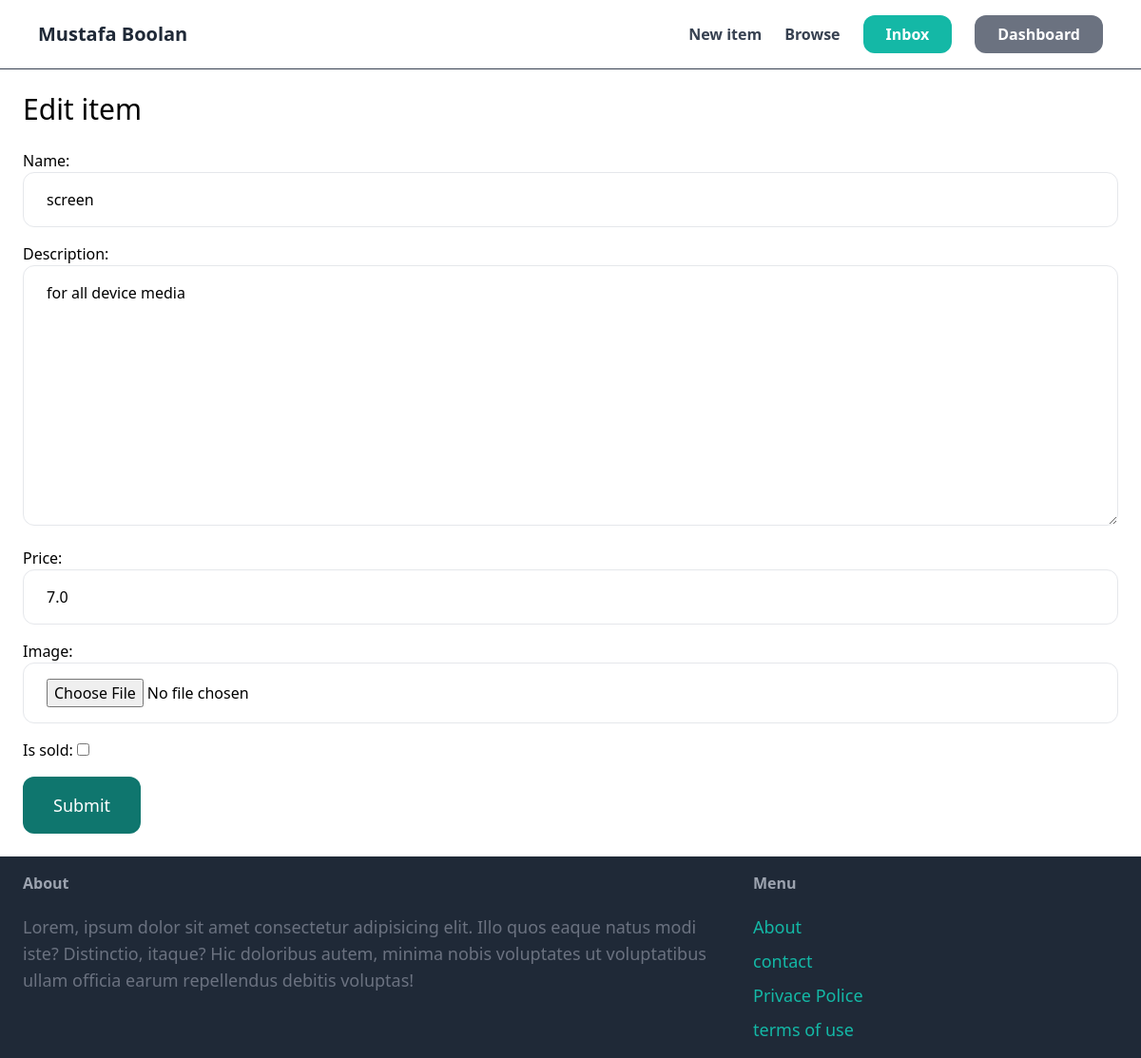
Page /edit/3/ (signed in) on the committed database.
### item/models.py (models this page shows, shortened)
class Item(models.Model):
    category =  models.ForeignKey(Category,related_name='items',on_delete=models.CASCADE)
    name = models.CharField(max_length=255)
    description = models.TextField(blank = True,null=True)
    price = models.FloatField()
    image = models.ImageField(upload_to='item_images',blank=True,null=True)
    is_sold=models.BooleanField(default=False)
    created_by = models.ForeignKey(User,related_name='items',on_delete=models.CASCADE)
    created_date = models.DateTimeField(auto_now_add =True)
    class Meta:
        verbose_name_plural = 'Items'

### item/views.py (the view)
# urls.py: path('edit/<int:pk>/', edit, name='edit'),
@login_required
def edit(request,pk):
    item = get_object_or_404(Item,pk=pk,created_by=request.user)
    if request.method =='POST':
        form = EditItemForm(request.POST,request.FILES,instance=item)
        if form.is_valid:
            form.save()
            return redirect('detail', pk=item.id)
    else:
        form = EditItemForm(instance=item)
        return render(request,'item/new.html',{
            'form':form,
            'title':'Edit item'
    })

### item/forms.py
class EditItemForm(forms.ModelForm):
    class Meta:
        model = Item
        fields = ['name','description','price','image','is_sold']
        widgets = {
            'name':forms.TextInput(attrs={'class':STYLE_CLASSES}),
            'description':forms.Textarea(attrs={'class':STYLE_CLASSES}),
            'price':forms.TextInput(attrs={'class':STYLE_CLASSES,'type':'number'}),
            'image':forms.FileInput(attrs={'class':STYLE_CLASSES}),
        }

### item/templates/item/new.html (shortened to what this page needs)
{% extends 'core/base.html' %}
{%block content%}
<h1 class="mb-6 text-3xl">{{title}}</h1>
<form action="." method="post" enctype="multipart/form-data">
    <div class="space-y-4">
        {{form.as_p}}
    </div>
    <button type="submit" class="py-4 px-8 text-lg bg-teal-700 rounded-xl text-white mt-4"> Submit</button>
</form>
{%endblock%}

### rows in the picture
Item: name "screen", description "for all device media", price "7.0"

### other values in the picture
{{ title }} "Edit item"
